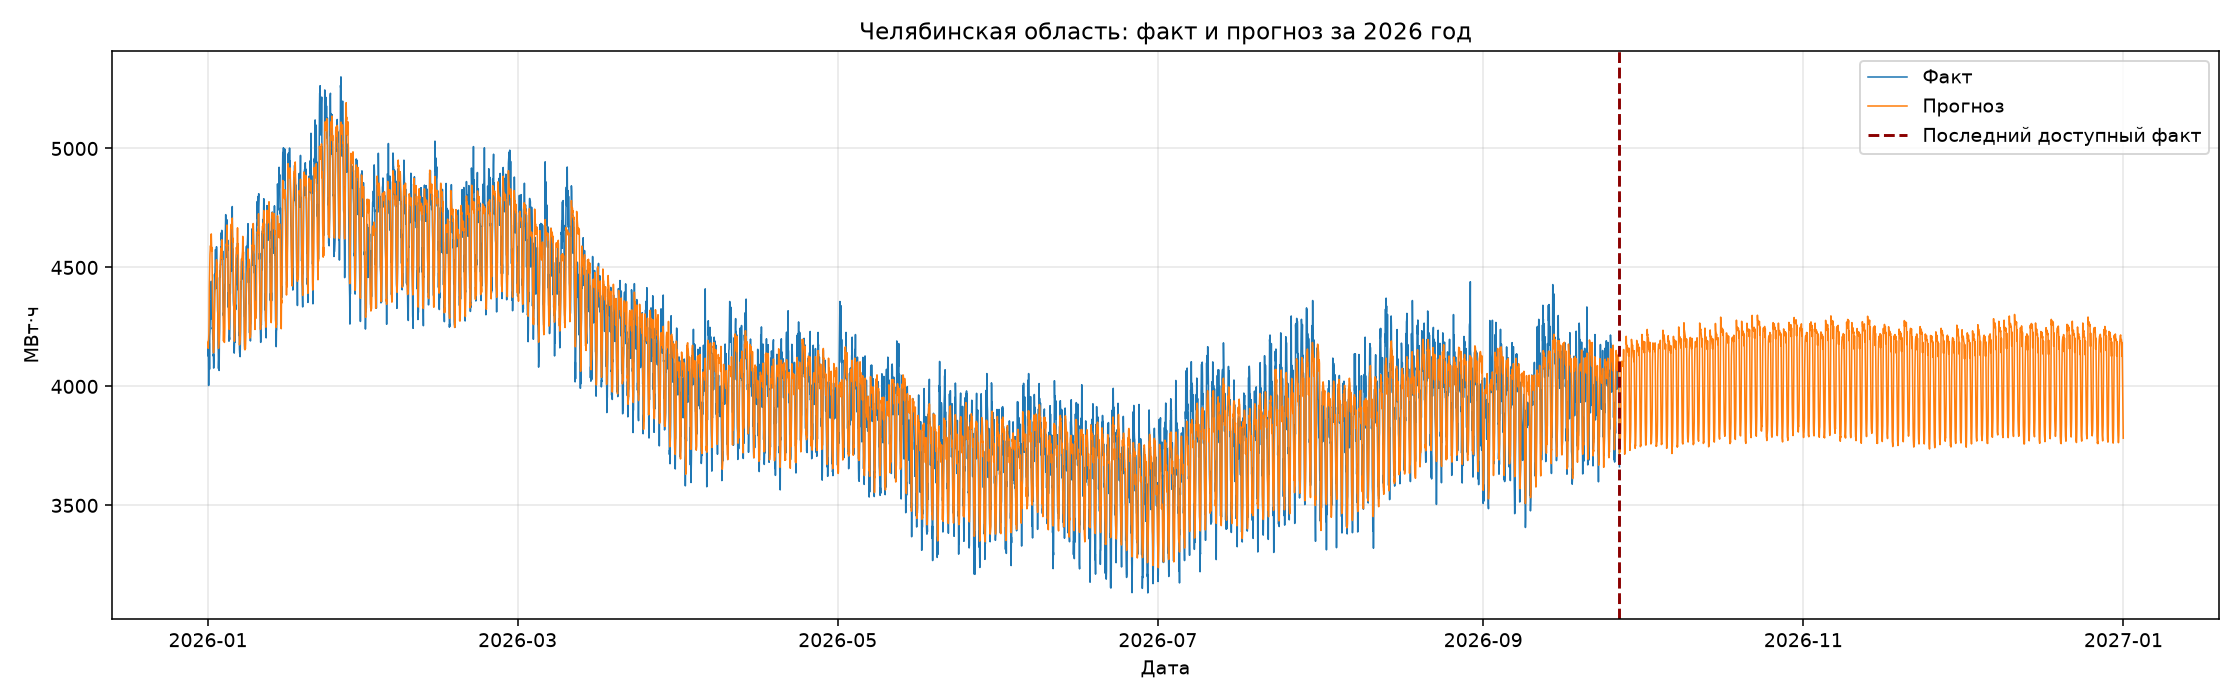

Write the Python code that produced this figure.
from pathlib import Path

import holidays
import numpy as np
import pandas as pd
import matplotlib
matplotlib.use("Agg")
import matplotlib.pyplot as plt
from lightgbm import LGBMRegressor
from mlforecast import MLForecast
from mlforecast.lag_transforms import RollingMean, RollingStd

ROOT = Path(__file__).resolve().parent

REGION = "Челябинская область"
TRAIN_START = pd.Timestamp("2022-01-01")
FORECAST_START = pd.Timestamp("2026-01-01")
FORECAST_STOP = pd.Timestamp("2027-01-01")
ONE_DAY = pd.Timedelta(days=1)

EXOG = ["is_weekend", "is_holiday", "is_day_off", "is_pre_holiday",
        "is_post_holiday", "days_to_holiday", "days_from_holiday",
        "is_new_year_period", "is_may_holidays"]

BASE_PARAMS = dict(boosting_type="gbdt", objective="regression", n_estimators=200,
                   learning_rate=0.05, num_leaves=31, max_depth=-1,
                   min_child_samples=20, min_child_weight=0.001,
                   min_split_gain=0.0, subsample=1.0, subsample_freq=0,
                   colsample_bytree=1.0, reg_alpha=0.0, reg_lambda=0.0,
                   max_bin=255, subsample_for_bin=200000, random_state=42,
                   n_jobs=2, deterministic=True, force_col_wise=True, verbosity=-1)

CONFIGS = {
    "original": {"params": BASE_PARAMS, "lags": [1, 24, 25, 168, 169],
                 "date_features": ["hour", "dayofweek", "month"], "rolling": False},
    "extended_200": {"params": {**BASE_PARAMS, "min_child_samples": 40, "reg_lambda": 1.0},
                     "lags": [1, 2, 24, 25, 48, 72, 168, 169, 336],
                     "date_features": ["hour", "dayofweek", "month", "dayofyear"], "rolling": True},
    "extended_400": {"params": {**BASE_PARAMS, "n_estimators": 400, "learning_rate": 0.03,
                                  "min_child_samples": 40, "reg_lambda": 1.0},
                     "lags": [1, 2, 24, 25, 48, 72, 168, 169, 336],
                     "date_features": ["hour", "dayofweek", "month", "dayofyear"], "rolling": True},
}

PRE_HOLIDAYS = ["2022-02-22", "2022-03-05", "2022-04-30", "2022-05-07", "2022-06-11", "2022-11-03",
                "2023-02-22", "2023-03-07", "2023-04-28", "2023-05-05", "2023-06-09", "2023-11-03",
                "2024-02-22", "2024-03-07", "2024-04-27", "2024-05-08", "2024-06-11", "2024-11-02",
                "2025-01-08", "2025-02-22", "2025-03-07", "2025-04-30", "2025-05-08", "2025-06-11", "2025-11-03"]

def numeric(s):
    return pd.to_numeric(s.astype(str).str.replace("МВт*ч", "", regex=False)
                         .str.replace(r"\s+", "", regex=True)
                         .str.replace(",", ".", regex=False), errors="coerce")

def add_calendar(frame, years):
    frame = frame.copy()
    cal = holidays.Russia(years=years)
    hd = np.array(sorted(cal.keys()), dtype="datetime64[D]")
    days = frame.ds.to_numpy().astype("datetime64[D]")
    left = np.searchsorted(hd, days, side="left")
    right = np.searchsorted(hd, days, side="right") - 1
    frame["is_weekend"] = frame.ds.dt.dayofweek.ge(5).astype(int)
    frame["is_holiday"] = np.isin(days, hd).astype(int)
    frame["is_day_off"] = (frame.is_weekend.eq(1) | frame.is_holiday.eq(1)).astype(int)
    frame["is_pre_holiday"] = np.isin(days, np.array(PRE_HOLIDAYS, dtype="datetime64[D]")).astype(int)
    frame["is_post_holiday"] = np.isin(days, hd + np.timedelta64(1, "D")).astype(int)
    frame["days_to_holiday"] = np.where(left < len(hd), (hd[np.minimum(left, len(hd) - 1)] - days).astype(int), 365)
    frame["days_from_holiday"] = np.where(right >= 0, (days - hd[np.maximum(right, 0)]).astype(int), 365)
    frame["is_new_year_period"] = ((frame.ds.dt.month.eq(1) & frame.ds.dt.day.le(8)) |
                                     (frame.ds.dt.month.eq(12) & frame.ds.dt.day.eq(31))).astype(int)
    frame["is_may_holidays"] = (frame.ds.dt.month.eq(5) & frame.ds.dt.day.le(10)).astype(int)
    return frame

def build_forecaster(name):
    c = CONFIGS[name]
    transforms = {1: [RollingMean(24), RollingMean(168), RollingStd(24)],
                  24: [RollingMean(24)], 168: [RollingMean(24)]} if c["rolling"] else None
    return MLForecast(models={"forecast": LGBMRegressor(**c["params"])}, freq="h",
                      lags=c["lags"], date_features=c["date_features"],
                      lag_transforms=transforms, num_threads=1)

def metrics(y, pred):
    y, pred = np.asarray(y, dtype=float), np.asarray(pred, dtype=float)
    valid = np.isfinite(y) & np.isfinite(pred)
    y, pred = y[valid], pred[valid]
    err = np.abs(y - pred)
    if not len(y):
        return {"n": 0, "MAE": np.nan, "RMSE": np.nan, "WAPE_pct": np.nan, "MAPE_pct": np.nan}
    nonzero = y != 0
    return {"n": len(y), "MAE": float(err.mean()), "RMSE": float(np.sqrt(np.mean(err ** 2))),
            "WAPE_pct": float(err.sum() / np.abs(y).sum() * 100) if np.abs(y).sum() else np.nan,
            "MAPE_pct": float(np.mean(err[nonzero] / np.abs(y[nonzero])) * 100) if nonzero.any() else np.nan}

def load_data():
    raw = pd.read_csv(ROOT / "electricity_75.csv")
    raw = raw.loc[raw.region_name.eq(REGION)].copy()
    raw["ds"] = pd.to_datetime(raw.date) + pd.to_timedelta(raw.hour, unit="h")
    raw["observed"] = numeric(raw.actual_consumption)
    if raw.ds.duplicated().any():
        raise ValueError("В данных есть дубликаты дат и часов")
    hours = pd.date_range(TRAIN_START, FORECAST_STOP, freq="h", inclusive="left")
    raw = raw.set_index("ds").reindex(hours)
    raw.index.name = "ds"
    data = raw.reset_index()
    data["observed"] = data.observed.where(data.observed.gt(0))
    data["y"] = data.observed.ffill()
    data["unique_id"] = REGION
    return data


def forecast_period(data, start, stop, mode):
    train = data.loc[data.ds.lt(start), ["unique_id", "ds", "y"] + EXOG]
    future = data.loc[data.ds.ge(start) & data.ds.lt(stop)]
    model = build_forecaster("extended_400")
    model.fit(train, static_features=[])
    predictions = model.predict(len(future), X_df=future[["unique_id", "ds"] + EXOG])

    actual = future[["ds", "observed"]].rename(columns={"observed": "y"})
    output = actual.merge(
        predictions[["ds", "forecast"]].rename(columns={"forecast": "y_pred"}),
        on="ds", how="left", validate="one_to_one",
    )
    if output.y_pred.isna().any():
        raise ValueError(f"Получен неполный прогноз с {start} до {stop}")
    output["mode"] = mode
    return output


def peak_results(frame):
    values = []
    for day, g in frame.groupby(frame.ds.dt.normalize()):
        if len(g) != 24 or g.y.isna().any():
            continue
        a = g.sort_values(["y", "ds"], ascending=[False, True]).head(3)
        b = g.sort_values(["y_pred", "ds"], ascending=[False, True]).head(3)
        overlap = len(set(a.ds) & set(b.ds))
        values.append({"date": day, "actual": " | ".join(a.ds.dt.strftime("%H:%M")),
                       "predicted": " | ".join(b.ds.dt.strftime("%H:%M")), "hits": overlap,
                       "MAE": abs(a.y - a.y_pred).mean()})
    return pd.DataFrame(values, columns=["date", "actual", "predicted", "hits", "MAE"])


def save_forecast_plot(output, last_actual):
    fig, ax = plt.subplots(figsize=(16, 5))
    ax.plot(output.ds, output.y, label="Факт", linewidth=0.8)
    ax.plot(output.ds, output.y_pred, label="Прогноз", linewidth=0.8)
    ax.axvline(last_actual, color="darkred", linestyle="--", label="Последний доступный факт")
    ax.set(title=f"{REGION}: факт и прогноз за 2026 год", xlabel="Дата", ylabel="МВт·ч")
    ax.grid(alpha=0.3)
    ax.legend()
    fig.tight_layout()
    fig.savefig(ROOT / "forecast.png", dpi=140)
    plt.close(fig)


def save_errors_plot(observed):
    daily = pd.DataFrame([
        {"date": day, **metrics(g.y, g.y_pred)}
        for day, g in observed.groupby(observed.ds.dt.normalize())
    ])
    labels = {
        "MAE": "MAE, МВт·ч",
        "RMSE": "RMSE, МВт·ч",
        "WAPE_pct": "WAPE, %",
        "MAPE_pct": "MAPE, %",
    }
    fig, axes = plt.subplots(2, 2, figsize=(15, 7), sharex=True, layout="constrained")
    for ax, (column, label) in zip(axes.flat, labels.items()):
        ax.plot(daily.date, daily[column], color="steelblue", linewidth=1)
        ax.set_ylabel(label)
        ax.grid(alpha=0.3)
    fig.suptitle(f"Ошибки почасового прогноза по дням — {REGION}")
    fig.supxlabel("Дата")
    fig.savefig(ROOT / "errors.png", dpi=140)
    plt.close(fig)


def main():
    data = add_calendar(load_data(), range(TRAIN_START.year, FORECAST_STOP.year))
    last_actual = data.loc[data.observed.notna(), "ds"].max()
    if pd.isna(last_actual) or last_actual < FORECAST_START:
        raise ValueError("В исходных данных нет фактических наблюдений за 2026 год")

    days = pd.date_range(FORECAST_START, last_actual.normalize(), freq="D")
    result = []
    for i, day in enumerate(days, 1):
        result.append(forecast_period(data, day, day + ONE_DAY, "forecast_with_actual_2026"))
        if i == 1 or i % 20 == 0 or i == len(days):
            print(f"[{i}/{len(days)}] Прогноз за {day.date()} готов", flush=True)

    recursive_start = days[-1] + ONE_DAY
    if recursive_start < FORECAST_STOP:
        print(f"Рекурсивный прогноз с {recursive_start.date()} до конца года", flush=True)
        result.append(forecast_period(data, recursive_start, FORECAST_STOP, "recursive_without_actual_2026"))

    output = pd.concat(result, ignore_index=True)
    observed = output.loc[output.y.notna()]
    peaks = peak_results(observed)
    summary = pd.DataFrame([{
        "year": FORECAST_START.year,
        **metrics(observed.y, observed.y_pred),
        "complete_days": len(peaks),
        "peak_MAE": peaks.MAE.mean(),
        "peak_top3_hit_pct": peaks.hits.mean() / 3 * 100,
    }])

    output.to_csv(ROOT / "forecast_2026.csv", index=False)
    summary.to_csv(ROOT / "metrics.csv", index=False)
    save_forecast_plot(output, last_actual)
    save_errors_plot(observed)
    print(summary.to_string(index=False), flush=True)


if __name__ == "__main__":
    main()
